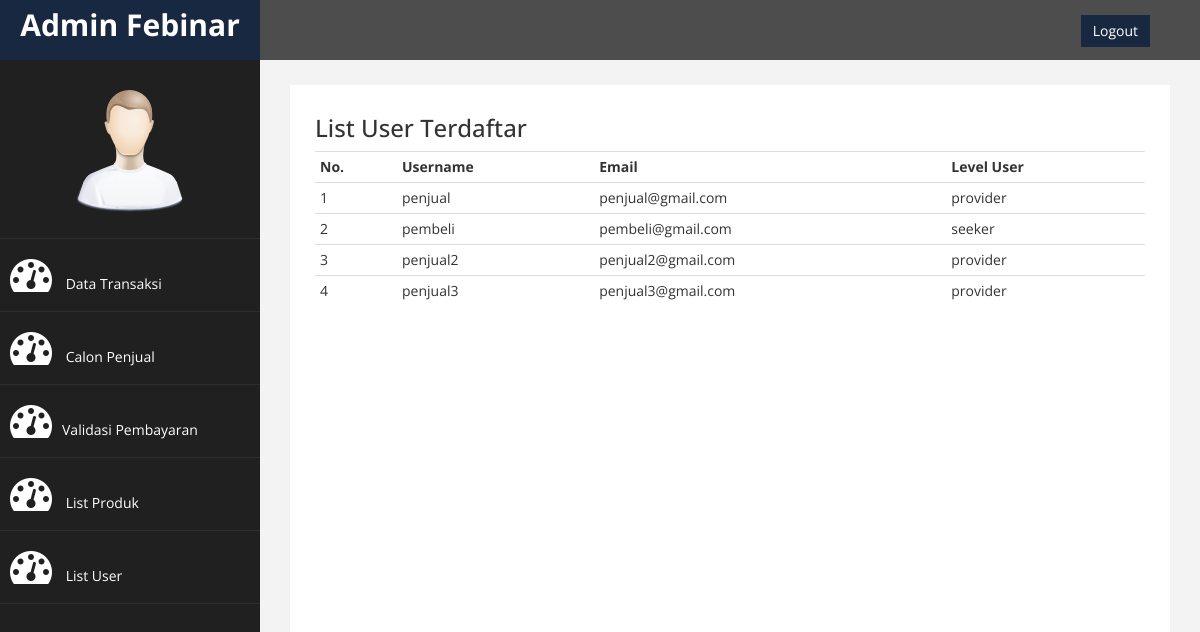
Screenshot of /admin/index.php?page=list-user (signed in) with the database file from the repository.
### tables this page shows
CREATE TABLE `data_user` (
  `id_user` int(11) NOT NULL,
  `username_user` varchar(15) NOT NULL,
  `password_user` varchar(300) NOT NULL,
  `email_user` varchar(100) NOT NULL,
  `level_user` varchar(10) NOT NULL,
  `keterangan_acc` varchar(5) NOT NULL
);

### admin/list-user.php (the view, shortened to what this page needs)
<?php
    require_once("../koneksi.php");
?>
<head>
    <link href="assets/css/bootstrap.css" rel="stylesheet" />
    <link href="assets/css/font-awesome.css" rel="stylesheet" />
    <link href="assets/js/morris/morris-0.4.3.min.css" rel="stylesheet" />
    <link href="assets/css/custom.css" rel="stylesheet" />
</head>
<div class="container-fluid">
    <div class="title">
        <h3>List User Terdaftar</h3>
    </div>
        <table class="table table-hover table-condensed">
            <tr>
                <th>No.</th>
				<th>Username</th>
				<th>Email</th>
				<th>Level User</th>
			</tr>
        <?php
            $cek = mysqli_query($koneksi,"SELECT * FROM data_user WHERE keterangan_acc = 'acc'");
            $no=1;
            while($data = mysqli_fetch_assoc($cek)){ ?>
            <tr>
                <td><?= $no ?></td>
				<td><?= $data['username_user'] ?></td>
				<td><?= $data['email_user'] ?></td>
				<td><?= $data['level_user'] ?></td>
			</tr>
            <?php $no++;
            }?>
        </table>
</div>

### admin/assets/css/custom.css (style rules this page uses)
body { font-family: 'Open Sans', sans-serif; }

### rows the page displays
data_user: username_user "penjual", email_user "penjual@gmail.com", level_user "provider"
data_user: username_user "pembeli", email_user "pembeli@gmail.com", level_user "seeker"
data_user: username_user "penjual2", email_user "penjual2@gmail.com", level_user "provider"
data_user: username_user "penjual3", email_user "penjual3@gmail.com", level_user "provider"
